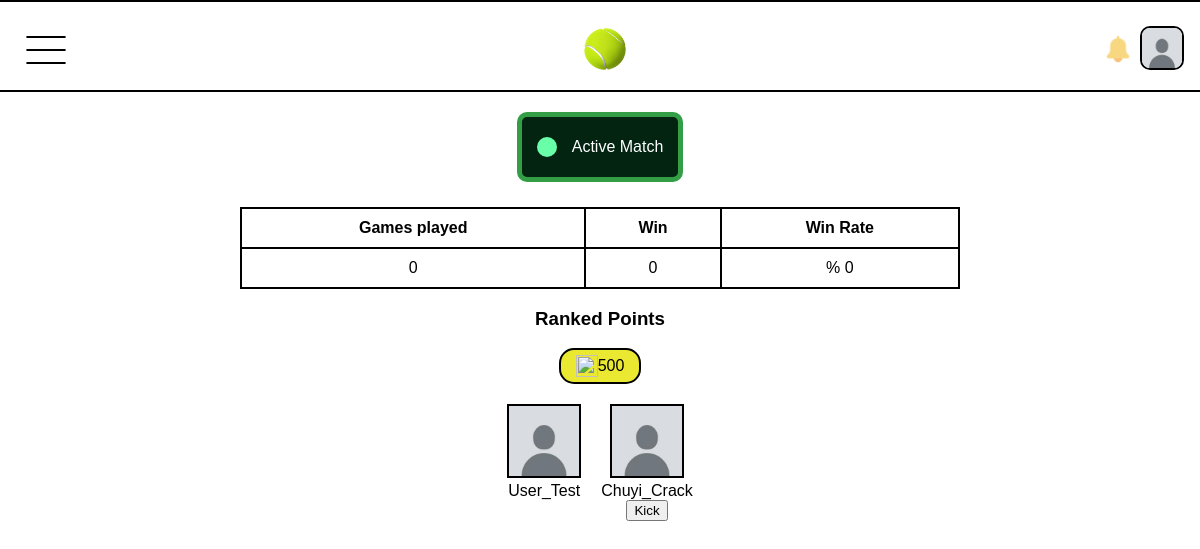
The app's page /home/ (signed in), older data.
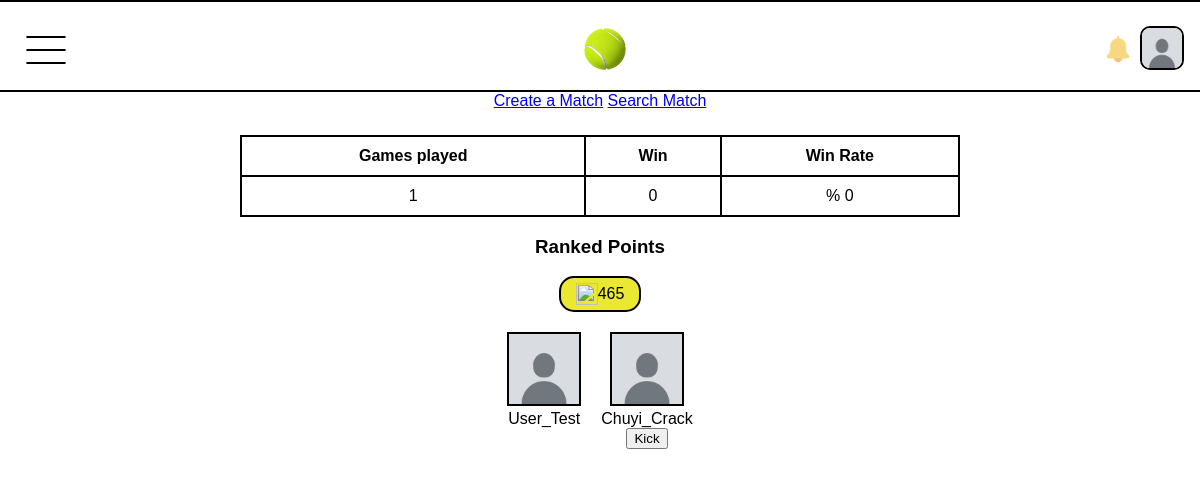
The same page, newer data.
### app1/models.py (models this page shows)
class Account(models.Model):
    owner=models.ForeignKey(User,on_delete=models.CASCADE)
    profile_picture=models.ImageField(upload_to='./profile_picture',blank=True,default='./profile_picture/default.jpg')
    homepage_picture=models.ImageField(upload_to='./profile_picture',blank=True,default='./profile_picture/default_homepage.jpg')
    points=models.IntegerField(default=500)
    played_matches=models.PositiveIntegerField(default=0)
    wins=models.PositiveIntegerField(default=0)
    friends=models.ManyToManyField('self', symmetrical=True,blank=True)
    last_activity=models.DateTimeField(default=timezone.now,blank=True)
    party_group=models.ForeignKey('Party',on_delete=models.SET_NULL,null=True, blank=True, default=None)
    def calculate_winrate(self):
        if self.played_matches == 0:
            return 0
        return (self.wins / self.played_matches)*100
    def __str__(self):
        return self.owner.username

class Party(models.Model):
    Creator=models.ForeignKey(Account,on_delete=models.SET_NULL,null=True,related_name='creator_party')
    Joined=models.ForeignKey(Account,blank=True,on_delete=models.SET_NULL,null=True,related_name='joined_party')
    date=models.DateTimeField(default=timezone.now)
    Active_Group=models.BooleanField(default=True)

### app1/views.py (the view)
# urls.py: path('home/',views.home, name='home'),
def home(request):
    account=rewrite_activity(request.user)
    delete_matches()
    if 'kick' in request.POST:
        party_to_delete=Party.objects.get(id=request.POST.get('kick', None))
        party_to_delete.delete()
        return redirect('home')
    context={
        'account':account,
        'notifications':calculate_notifications(account),
        'any_match':check_matches(account),
    }
    return render(request,'home.html',context)

### app1/views.py (called while the page is built)
def rewrite_activity(user):
    account=Account.objects.get(owner=user.id)
    account.last_activity=timezone.now()
    account.save()
    return account

def delete_matches():
    Matches=Match.objects.filter(
        Q(Active=True) & ((Q(started=False) & Q(want_to_start__lt=((timezone.now()- timezone.timedelta(seconds=43200)))) | (Q(started=True) & Q(date_started__lt=(timezone.now()- timezone.timedelta(seconds=50400))))))
    )
    for target_match in Matches:
        if target_match.ranked:
            pass
        target_match.delete()
    return

def check_matches(account:Account):
    any_match=Match.objects.filter(
        ((Q(Creator=account))|(Q(Joined=account))) & (Q(Active=True))
    )
    if any_match.exists():
        return any_match.first().id
    return False

def calculate_notifications(account:Account):
    party_notifications=party_invite.objects.filter(receiver=account)
    for party in party_notifications:
        if party.sender.party_group:
            party.delete()
    friend_notifications=friend_requests.objects.filter(receiver=account)
    return (friend_notifications.count() + party_notifications.count())

### app1/templates/home.html (shortened to what this page needs)
<!DOCTYPE html>
<html lang="en">
<head>
    {% load static %}
    <link rel="stylesheet" href="{% static 'home.css' %}">
</head>
<body>
    {% include 'navbar.html' %}
    <div class="principal_box">
        <div>
            <div>
                {% if not any_match %}
                    <a href="{% url 'regions' %}">Create a Match</a>
                    <a href="{% url 'search_match' %}">Search Match</a>
                {% else %}
                    <a class="link_match" href="{% url 'match' any_match %}">
                        <div class="curr_match">
                            <div class="loader"></div>
                            <p>Active Match</p>
                        </div>
                    </a>
                {% endif %}
            </div>
            <table>
                <tr>
                    <th>Games played</th>
                    <th>Win</th>
                    <th>Win Rate</th>
                </tr>
                <tr>
                    <td>{{account.played_matches}}</td>
                    <td>{{account.wins}}</td>
                    <td>%{% if account.calculate_winrate == 0 %} 0 {% else %} {{account.calculate_winrate|floatformat:2}} {% endif %}</td>
                </tr>
            </table>
            <h3>Ranked Points</h3>
            <div class="box_points">
                <img src="../../media/all_stuff/Trophy.png" alt="">
                <p>{{account.points}}</p>
            </div>
        </div>
        <div class="party">
            <div class="party_player">
                <img src="{{account.profile_picture.url}}" alt="">
                <p>{{account}}</p>
            </div>
            {% if account.party_group == None %}
            <a id="link_invite" href="{% url 'party' %}">
                <div class="invite_box">
                    <div class="plus_container">
                        <div class="line_1"></div>
                        <div class="line_2"></div>
                    </div>
                    <p>Invite someone</p>
                </div>
            </a>
            {% else %}
            <div class="party_player friend">
                {% if account.party_group.Creator == account %}
                <img src="{{account.party_group.Joined.profile_picture.url}}" alt="">
                <p>{{account.party_group.Joined}}</p>
                <form method="post">
                    <button name="kick" value="{{account.party_group.id}}">Kick</button>
                </form>
                {% else %}
                <img src="{{account.party_group.Creator.profile_picture.url}}" alt="">
                <p>{{account.party_group.Creator}}</p>
                {% endif %}
            </div>
            {% endif %}
        </div>
    </div>
</body>
</html>

### app1/templates/navbar.html (shortened to what this page needs)
<!DOCTYPE html>
<html lang="en">
<head>
    {% load static %}
    <link rel="stylesheet" href="{% static 'navbar.css' %}">
</head>
<body>
    <nav>
        <div class="dropdown">
            <button class="button_option">
                <div class="options">
                    <div class="line1"></div>
                    <div class="line2"></div>
                    <div class="line3"></div>
                </div>
            </button>
        </div>
        <a href="{% url 'index' %}">
            <img class="logo" src="../../media/all_stuff/Tennis_Ball_PNG_Clip_Art-1352(1).png" alt="">
        </a>
        <div class="profile_section">
            <a class="notifications" href="{% url 'notifications_friends' %}">
                <img {% if notifications == 0 %} class="no_noti" {% endif %} src="../../media/all_stuff/notification_bell.png" alt="">
            </a>
            <a class="profile_a" href="{% url 'profile' account.id %}">
                <div class="profile">
                    <img src="{{account.profile_picture.url}}" alt="">
                </div>
            </a>
        </div>
    </nav>
</body>
</html>

Row changes from the older to the newer data that the page shows:
changed Account "User_Test": played_matches "0" → "1"; points "500" → "465"
Text that changed along with them:
text no longer shown: "Active Match"
text now shown: "Create a Match Search Match"
